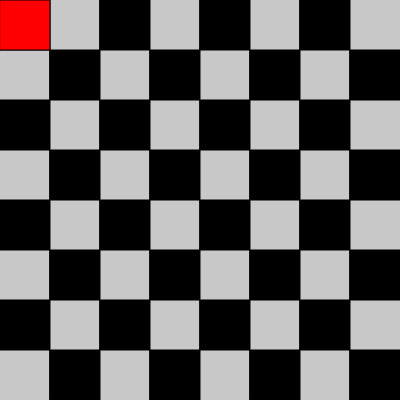
Frame 1 (no input)
Frame 60 (no input): identical to frame 1, image omitted
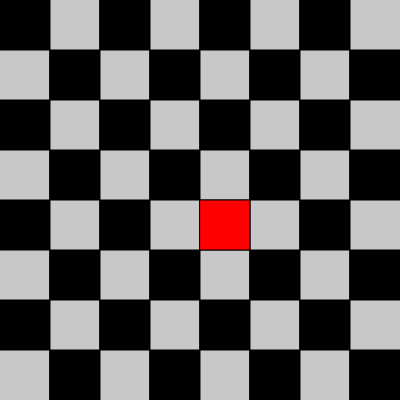
Frame 120 (the mouse pressed at the canvas centre since frame 60)

The p5.js sketch that drew these frames (run headless with seeded random() and noise() and a simulated clock; from frame 60 on, the mouse is pressed at the canvas centre):

// p5.js sketch
// ── sketch.js
function setup() {
    frameRate(60);
    gridIndex = 8;
    gridSize = 50;
    createCanvas(gridIndex * gridSize, gridIndex * gridSize);
    horizontalPoints = [];
    verticalPoints = [];
    for (let i = 0; i <= gridIndex; i++) {
        value = i * gridSize;
        horizontalPoints.push(value);
        verticalPoints.push(value);
    }
    colorName = 255;
    selected = false;
    selectedSquare = createVector();
    pathToSquare = [];
}

function draw() {
    background(200);

    fill(0);
    for (x = 0; x < gridIndex; x++) {
        for (y = 0; y < gridIndex / 2; y++) {
            rect(horizontalPoints[x], verticalPoints[2 * y + x % 2], gridSize, gridSize);
        }
    }

    fill(colorName, 255 - colorName, 0);
    indexMouseX = Math.floor(mouseX / gridSize);
    indexMouseY = Math.floor(mouseY / gridSize);

    if (!selected) {
        if (indexMouseX >= 0 && indexMouseX < gridIndex && indexMouseY >= 0 && indexMouseY < gridIndex) {
            rect(horizontalPoints[indexMouseX], verticalPoints[indexMouseY], gridSize, gridSize);
            selectable = true;
        } else {
            selectable = false;
        }
    } else {
        rect(horizontalPoints[selectedSquare.x], verticalPoints[selectedSquare.y], gridSize, gridSize);
    }
}

function mouseClicked() {
    if (selectable) {
        if (colorName == 255) {
            colorName = 0;
            selectedSquare.x = indexMouseX;
            selectedSquare.y = indexMouseY;
            
            for (t = 0; t < Math.log(gridIndex) / Math.log(2); t++) {
                xAdder = gridIndex / Math.pow(2, t+1), yAdder = xAdder;
                for (j = 0; j < t; j++) {
                    if(pathToSquare[j].x == true){
                        xAdder += gridIndex / Math.pow(2, j+1);
                    }
                    if(pathToSquare[j].y == true){
                        yAdder += gridIndex / Math.pow(2, j+1);
                    }
                }
                pathToSquare.push(createVector(selectedSquare.x >= xAdder, selectedSquare.y >= yAdder));
            }
            
            console.log(pathToSquare);
            selected = true;
        } else {
            colorName = 255;
            selected = false;
            pathToSquare = [];
        }
    }
}
// ── grid.html
<!DOCTYPE html>

<head>
    <script src="https://cdnjs.cloudflare.com/ajax/libs/p5.js/0.9.0/p5.js"></script>
    <script src="https://cdnjs.cloudflare.com/ajax/libs/p5.js/0.9.0/addons/p5.dom.min.js"></script>
</head>

<body>
    <script src="p5.js"></script>
    <h1 id="title">p5.js</h1>
    <p id=status>Stopped: Click to Start</p>
    <script src="funcs.js"></script>
    <script src="main.js"></script>
    <script src="sketch.js"></script>
</body>
